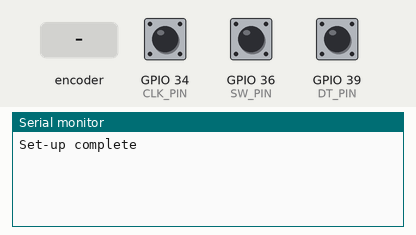
Recording of a sketch running on a simulated ESP32. Parts: the last lines printed to the serial monitor. Inputs (shaded band) come from the test bench; at power-on: GPIO 36 (SW_PIN) LOW, GPIO 34 (CLK_PIN) HIGH, GPIO 39 (DT_PIN) HIGH.

Above: at 1.2 s.
1.3 s: rotary encoder on GPIO 34 (CLK_PIN) / GPIO 39 (DT_PIN) turned 1 step (first pin leading)
At 2.6 s:
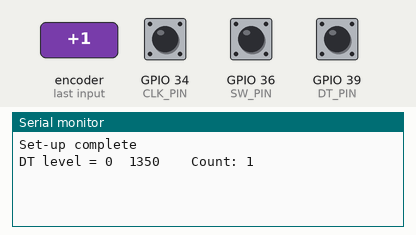
3.0 s: GPIO 36 (SW_PIN) pulled HIGH for 0.15 s
At 3.4 s:
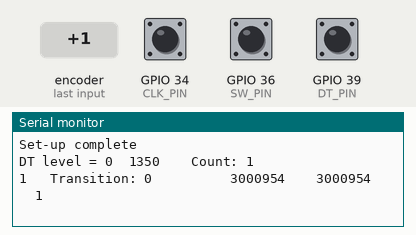
4.6 s: GPIO 36 (SW_PIN) pulled HIGH for 1 s
At 5.8 s:
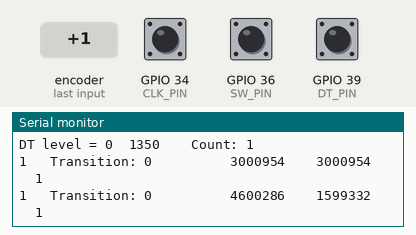
7.1 s: rotary encoder on GPIO 34 (CLK_PIN) / GPIO 39 (DT_PIN) turned 1 step (first pin leading)
At 8.3 s:
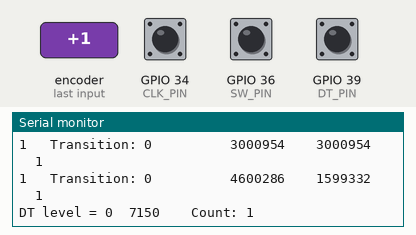

Measured:
- after the input at 1.3 s, the serial monitor: prints a new line after 0.05 s (image 1)
- after the input at 3.0 s, the serial monitor: prints a new line at once (image 2)
- after the input at 4.6 s, the serial monitor: prints a new line at once (image 3)
- after the input at 7.1 s, the serial monitor: prints a new line after 0.05 s (image 4)

The sketch:

RotaryEncoder.ino
```cpp
/*==================================================================================
  Filename: RotaryEncoder.ino
  Author  : Roger Thompson
  Version :	2
  Date	  :	21-October-2021
==================================================================================*/

/*****************************************************************************************
DESCRIPTION:
This sketch defines a simple Class and the interrupt routines for a Rotary Encoder. The
loop() function contains diagnostic code to monitor the performance of the software
detecting the changes of state of the RE. The counting is imperfect and errors are in the
range of 5%->10% in terms of increments being detected as decrements and vice versa.  If
the knob is rotated fairly slowly and smoothly, as would be the case if it is being used
to negotiate a menu system, then the error rate is somewhat less than this and the
performance should be adequate for AudioNav.

The Rotary Encoder connections to the ESP32 are as follows:

    Encoder		ESP32
    =======     =====
    Ground      n/a
    Vcc         Uses the 3.3V output pin on the ESP32
    CLK     	GPIO34  (has 470nF connected to ground)
    DT      	GPIO39  (labelled "SN" on the ESP32 board) (has 100nF connected to ground)
    SW      	GPIO36  (labelled "SP" on the ESP32 board) (has 470nF connected to ground)
 *******************************************************************************************/

#include "Arduino.h"

#define CLK_PIN   34
#define DT_PIN    39
#define SW_PIN    36


class RotaryEncoder{
	int clockCount;
public:
	volatile bool buttonPress = false;	// the Switch pin has gone HIGH
	volatile bool clockPulse = false;	// the Clock pin has gone HIGH
	volatile bool dtLevel = 0;			// level on DT pin when the Clock pin went HIGH

	//default constructorRotaryEncoder(){
	RotaryEncoder(){
		buttonPress = false;
		clockPulse = false;
		dtLevel = 0;
		clockCount = 0;
	}

	void updateCount(){
		if(dtLevel) clockCount--; else clockCount++;
		clockPulse = false;
	}

	void resetCount(){
		clockCount = 0;
	}

	int getCount(){
		return(clockCount);
	}
};


RotaryEncoder rotaryEncoder;  // create an instance of the RotaryEncoder class


portMUX_TYPE synch = portMUX_INITIALIZER_UNLOCKED;

void IRAM_ATTR isrSwitch(){
	//portENTER_CRITICAL(&synch);
	static unsigned long prevMicros;
	unsigned long thisMicros = micros();
	if(thisMicros - prevMicros >5000) rotaryEncoder.buttonPress = true;
	prevMicros = thisMicros;
	//portEXIT_CRITICAL(&synch);
}


void IRAM_ATTR isrClock(){
	//portENTER_CRITICAL(&synch);
	static unsigned long prevMicros;
	unsigned long thisMicros = micros();
	if(thisMicros - prevMicros >5000) {
		rotaryEncoder.clockPulse = true;
		rotaryEncoder.dtLevel = digitalRead(DT_PIN);  // read the DT pin to determine direction
	}
	prevMicros = thisMicros;
	//portEXIT_CRITICAL(&synch);
}


void setup(){
	// set the Rotary Encoder pins to INPUT mode (all three have 10k pull-up resistor on the board)
	pinMode(SW_PIN,INPUT);
	pinMode(CLK_PIN,INPUT);
	pinMode(DT_PIN,INPUT);

	Serial.begin(115200);
	while(!Serial);
	attachInterrupt(SW_PIN, isrSwitch, RISING);
	attachInterrupt(CLK_PIN, isrClock, RISING);
	Serial.println("Set-up complete");
}


void loop(){
	static int t = 0;
	static long thisMicros = 0;
	static long prevMicros = 0;

	if (rotaryEncoder.buttonPress) {
		Serial.print(digitalRead(SW_PIN));
		thisMicros = micros();
		Serial.print("   Transition: "); Serial.print(t);  Serial.print ("          ");
		Serial.print(thisMicros); Serial.print ("    "); Serial.print(thisMicros - prevMicros);
		Serial.print ("    ");
		Serial.println(digitalRead(SW_PIN));

		prevMicros = thisMicros;
		rotaryEncoder.buttonPress = false;
		rotaryEncoder.resetCount();
	}

	if(rotaryEncoder.clockPulse){
		rotaryEncoder.updateCount();
		Serial.print("DT level = "); Serial.print(rotaryEncoder.dtLevel); Serial.print("  ");
		Serial.print(millis());   Serial.print("    Count: "); Serial.println(rotaryEncoder.getCount());
	}
}
```
